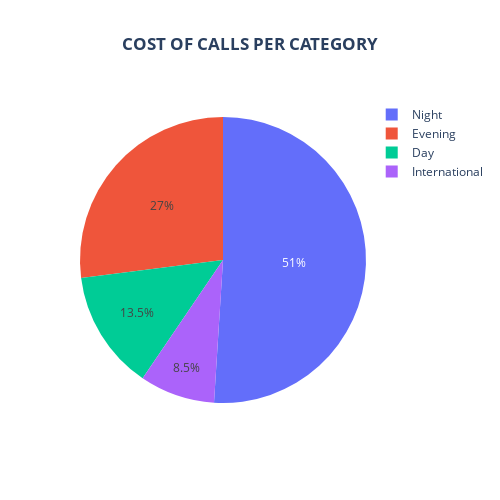

The code cell stored with this chart in its notebook:
### Code cell
fig = px.pie(times, names = "call_type", values = "cost", title = "<b>COST OF CALLS PER CATEGORY</b>")

fig.update_layout(
    title = dict(text = "<b>COST OF CALLS PER CATEGORY</b>", x = 0.5, xanchor = 'center'))

fig.update_layout(width = 500, height = 500)
fig.show()

### Figure 1 — Plotly figure (JSON) as saved in the notebook; plotly's stock layout.template omitted (floating-point values rounded to 4 significant figures)
{"data": [{"domain": {"x": [0, 1], "y": [0, 1]}, "hovertemplate": "call_type=%{label}<br>cost=%{value}<extra></extra>", "labels": ["Night", "Evening", "Day", "International"], "legendgroup": "", "name": "", "showlegend": true, "type": "pie", "values": [22.22, 11.76, 5.882, 3.703]}], "layout": {"height": 500, "legend": {"tracegroupgap": 0}, "title": {"text": "<b>COST OF CALLS PER CATEGORY</b>", "x": 0.5, "xanchor": "center"}, "width": 500}}
